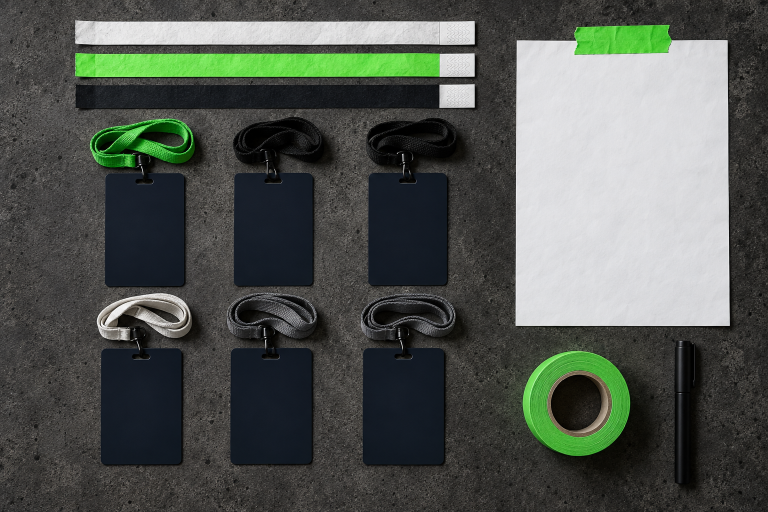
#> input picture production/task-02-onsite/_raw/onsite-04-kit-blank.png, 1536 x 1024 px, given in place of raw-01-entrance.png, which was not available (shown at 1/2 size)
$ python compose-onsite.py
#> lines starting #> are read from the running program, lines starting #| are printed output that depends on the picture; after the words box and inside, x2 and y2 are one past the last pixel; in counts of white or black regions, pixels touching at a corner belong together; pictures that were not available may be replaced by others from this repository, and a replacement may not be noted
from pathlib import Path
from PIL import Image, ImageDraw, ImageFont, ImageOps
import pymupdf as fitz
import numpy as np
import cv2
import json, hashlib, io

ROOT = Path(__file__).resolve().parent
ASSETS = ROOT.parent / 'assets'
S = 2
INK='#111318'; CHAR='#1B1E24'; PAPER='#F7F8F4'; GREEN='#73F64B'; GRAY='#B7BDC5'; RULE='#3A3F48'
FONTS={k:ASSETS/'fonts'/v for k,v in {'cn':'NotoSansSC-Heavy.ttf','cn_regular':'NotoSansSC-Regular.ttf','cn_medium':'NotoSansSC-Medium.ttf','cn_bold':'NotoSansSC-Bold.ttf','en':'Archivo-Regular.ttf','bold':'Archivo-Bold.ttf','num':'Archivo-ExtraBold.ttf'}.items()}
cache={}
TEXT_RECORDS=[]
CURRENT_FILE=''

# [4 lines left out: function font, not called in this run]

def cn(ch): return '\u3400' <= ch <= '\u9fff'

# [39 lines left out: functions text, rect, not called in this run]

def line(im,pts,fill,width=1):
    ImageDraw.Draw(im).line([(round(x*S),round(y*S)) for x,y in pts],fill=fill,width=round(width*S))

def ellipse(im,box,fill,outline=None,width=1):
    ImageDraw.Draw(im).ellipse(tuple(round(v*S) for v in box),fill=fill,outline=outline,width=round(width*S))

def poly(im,pts,fill): ImageDraw.Draw(im).polygon([(round(x*S),round(y*S)) for x,y in pts],fill=fill)

# [8 lines left out: function arrow, not called in this run]

def logo(im,x,y,w,white=True):
    # 直接栅格化用户提供的原始 SVG，不重绘、改色、描边、旋转或添加效果。
    p=ASSETS/('sinopop-logo-white.svg' if white else 'sinopop-logo-black.svg')
    doc=fitz.open(stream=p.read_bytes(),filetype='svg')
    page=doc[0]; scale=w*S/page.rect.width
    pix=page.get_pixmap(matrix=fitz.Matrix(scale,scale),alpha=True)
    art=Image.frombytes('RGBA',[pix.width,pix.height],pix.samples)
    im.alpha_composite(art,(round(x*S),round(y*S)))

def base(name):
#> called with name = 'raw-01-entrance.png'
    im=Image.open(ROOT/'_raw'/name).convert('RGB')
#> im is the input picture: PIL image 1536x1024 RGB; mean R, G, B 81.6, 87.1, 81.1
    arr=np.array(im)
    hsv=cv2.cvtColor(arr,cv2.COLOR_RGB2HSV)
#> hsv: shape (1024, 1536, 3); mean H, S, V 66.1, 42.4, 90
    # 照片保留绿色光和绿色材质；其余环境去色，避免暖色杂光影响品牌。
    hue=hsv[:,:,0]; keep=(hue>=34)&(hue<=87)
#> after `hue = hsv[:, :, 0]`:
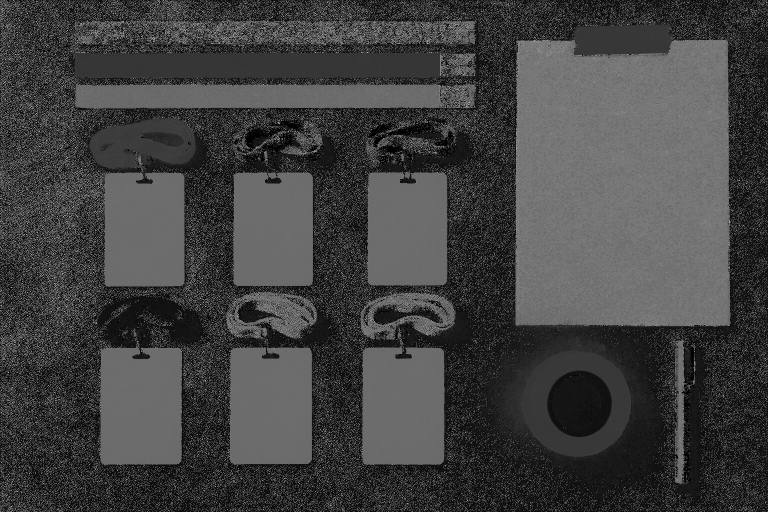
#> hue: shape (1024, 1536) (shown at 1/2 size); min 0, max 178, mean 66.1
#> after `keep = (hue >= 34) & (hue <= 87)`:
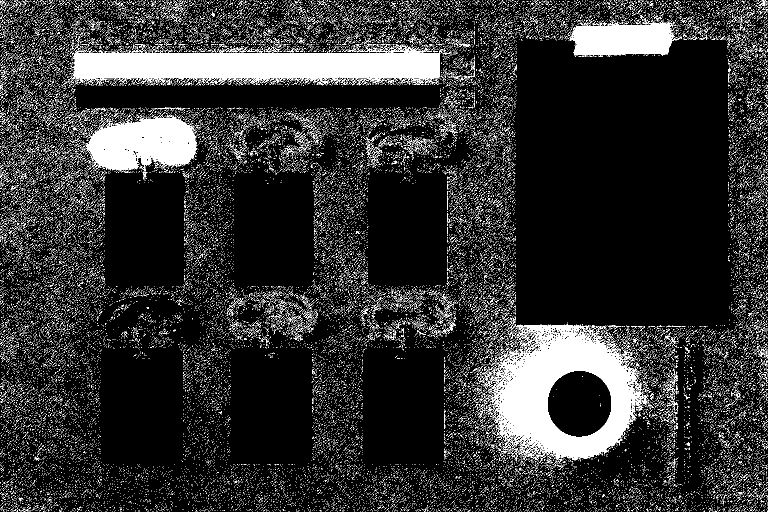
#> keep: shape (1024, 1536) bool (shown at 1/2 size); 13.3% white; 52386 white regions (52282 under 20 px), largest, box (x1, y1, x2, y2) and area: (978, 647, 1295, 928) 41683, (141, 90, 887, 171) 38398, (167, 229, 395, 343) 17249
    hsv[:,:,1]=np.where(keep,hsv[:,:,1],0)
#> hsv: shape (1024, 1536, 3); mean H, S, V 66.1, 11.2, 90
    arr=cv2.cvtColor(hsv,cv2.COLOR_HSV2RGB)
    return Image.fromarray(arr).resize((3072,2048),Image.Resampling.LANCZOS).convert('RGBA')

# [7 lines left out: function restroom_icon, not called in this run]

def entrance():
    im=base('raw-01-entrance.png')
    logo(im,184,109,128)
    text(im,(184,251),'入场 · TRACK 01',17,GREEN)
    for label,y in [('欢迎',303),('来到',387),('现场',471)]: text(im,(180,y),label,64,PAPER)
    text(im,(184,559),'WELCOME',21,GRAY)
    text(im,(184,585),'TO THE SHOW',21,GRAY)
    text(im,(177,717),'留个纪念',21,INK)
    text(im,(177,752),'KEEP THIS STUB',10,INK)
    text(im,(177,788),'sinopop.us',22,INK)
    # 重建清晰的纸面印刷区域，保留原有纸边和顶端胶带。
    rect(im,(592,150,885,761),PAPER)
    rect(im,(592,557,885,635),GREEN)
    text(im,(614,175),'今晚的歌单',34,INK)
    text(im,(614,221),"TONIGHT'S SETLIST",14,INK)
    line(im,[(614,252),(862,252)],INK,3)
    rows=[('01','入场','DOORS',278),('02','验票','CHECK-IN',348),('03','寄存','COAT CHECK',418),('04','酒水 · 周边','BAR · B-SIDE',488),('05','演出','THE SHOW',574),('06','返场 · 出口','ENCORE · WAY OUT',675)]
    for n,zh,en,y in rows:
        text(im,(613,y),n,26,INK,'num')
        text(im,(668,y),zh,23,INK)
        text(im,(668,y+30),en,11,INK)
    text(im,(614,648),'中场 · 洗手间',12,'#5A616C')
    logo(im,831,720,42,False)
    text(im,(614,740),'[艺人名 · 日期]',10,'#5A616C')
    text(im,(1130,537),'01',98,GREEN,'num')
    logo(im,1285,541,45)
    text(im,(1140,663),'入场',51,PAPER)
    text(im,(1144,730),'DOORS ·',17,GRAY)
    text(im,(1144,752),'ENTRANCE',17,GRAY)
    arrow(im,1300,749,43)
    text(im,(1151,836),'请准备好电子票',13,GRAY)
    return im

# [84 lines left out: functions lobby, now_playing, kit, photo_spot, not called in this run]

JOBS=[('onsite-01-entrance.png','raw-01-entrance.png',entrance),('onsite-02-lobby.png','raw-02-lobby.png',lobby),('onsite-03-now-playing.png','raw-03-now-playing.png',now_playing),('onsite-04-kit.png','raw-04-kit.png',kit),('onsite-05-photo-spot.png','raw-05-photo-spot.png',photo_spot)]
records=[]
for name,raw,fn in JOBS:
    CURRENT_FILE=name
#> (the run stopped early here; a loop or call above may not have finished)

$ run again, on production/task-05-wristbands/_raw/wristbands-blank.png
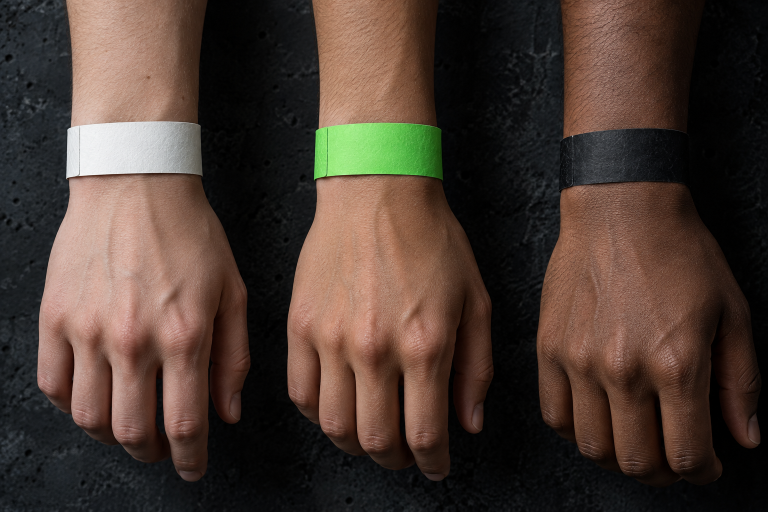
#> input picture production/task-05-wristbands/_raw/wristbands-blank.png, 1536 x 1024 px, given in place of raw-01-entrance.png, which was not available (shown at 1/2 size)
#> in base, im is the input picture: PIL image 1536x1024 RGB; mean R, G, B 73.2, 57.5, 49
#> in base, `keep = (hue >= 34) & (hue <= 87)`:
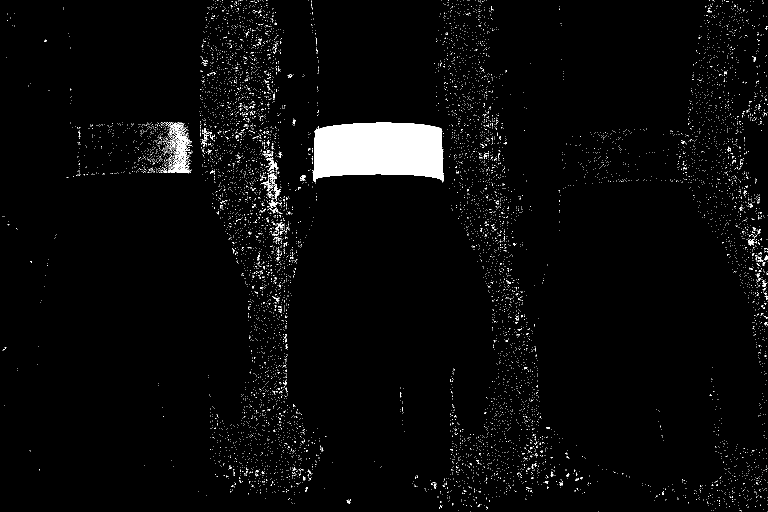
#> keep: shape (1024, 1536) bool (shown at 1/2 size); 3% white; 9044 white regions (8968 under 20 px), largest, box (x1, y1, x2, y2) and area: (627, 245, 887, 365) 26259, (336, 244, 384, 347) 1587, (532, 314, 557, 343) 214
#> in base, `arr=cv2.cvtColor(hsv,cv2.COLOR_HSV2RGB)`:
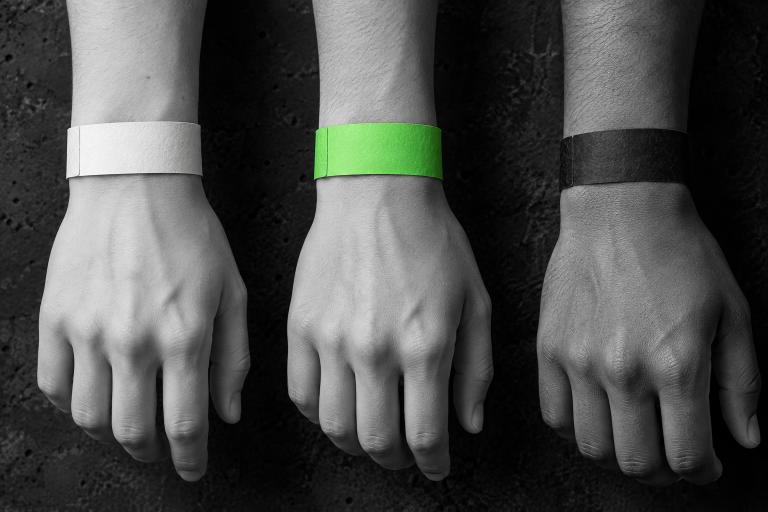
#> arr: shape (1024, 1536, 3) (shown at 1/2 size); mean R, G, B 74.5, 75.9, 74.1
